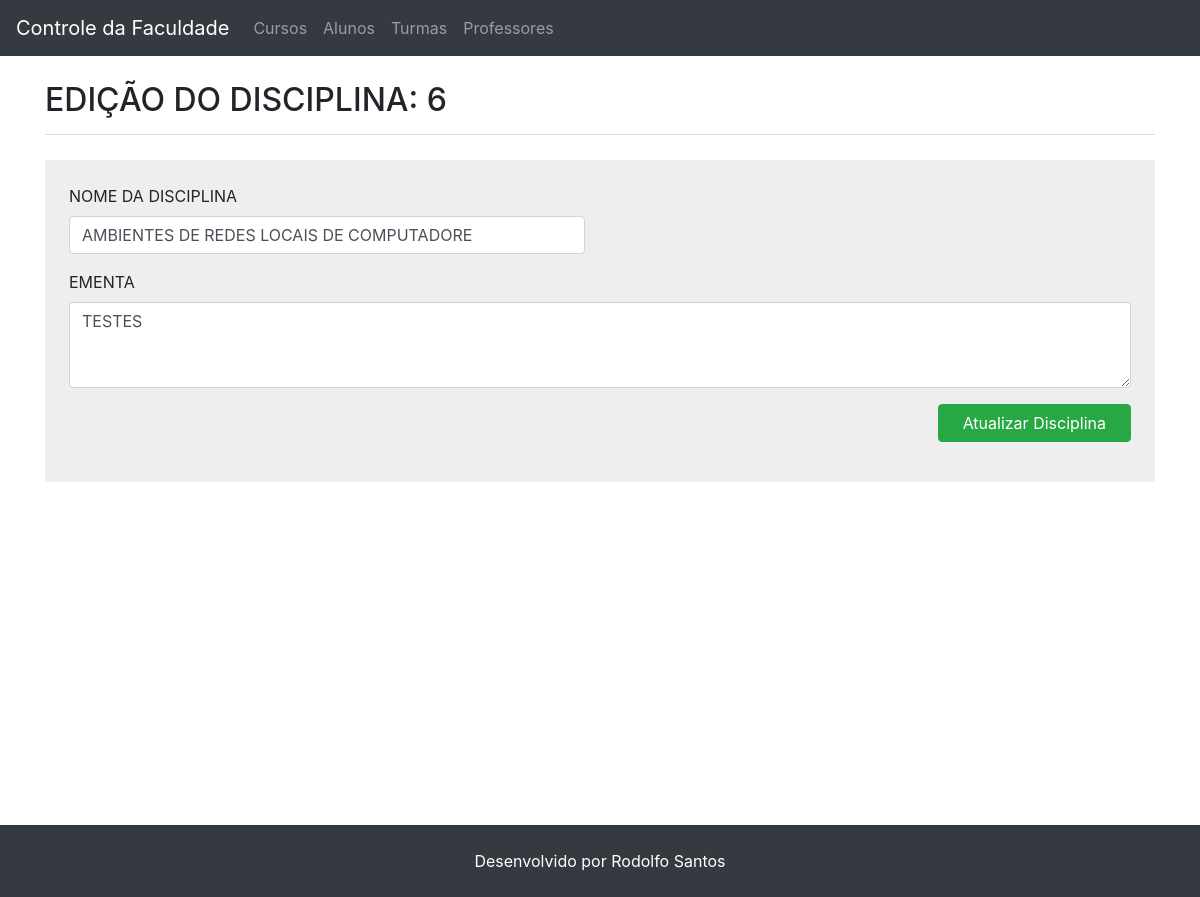
Page /?pagina=disciplina_edit&id_disciplina=6&nome_curso=BANCO DE DADOS on the committed database.
### tables this page shows
CREATE TABLE `disciplinas` (
  `ID_DISCIPLINA` int(11) NOT NULL,
  `NOME_DISCIPLINA` varchar(255) NOT NULL,
  `ID_CURSO` int(11) NOT NULL,
  `CARGA_HORARIA` int(11) NOT NULL,
  `EMENTA` text NOT NULL
);

### index.php (called while the page is built, shortened)
<?php
include 'header.php';
include 'router/routes.php';
include 'footer.php';

### views/disciplina_edit.php (the view, shortened to what this page needs)
<?php
$ID_DISCIPLINA = $_GET["id_disciplina"];
$query = "SELECT * FROM DISCIPLINAS WHERE ID_DISCIPLINA = $ID_DISCIPLINA";
$consulta_disciplina = mysqli_query($conexao, $query);
?>
<?php while($linha = mysqli_fetch_array($consulta_disciplina)) { ?>
<h1>
    Edição do Disciplina: <?= $linha["ID_DISCIPLINA"]; ?>
</h1>
<form method="post" action="services/alter/disciplina.php" class="mb-4 pb-4 bg-muted p-4">
  <div class="row">
    <div class="form-group col-6">
      <label for="nome">NOME DA DISCIPLINA</label>
      <input type="text" class="form-control" id="nome" name="nome" required placeholder="Nome da Disciplina" value="<?= $linha["NOME_DISCIPLINA"]?>">
    </div>
    <div class="form-group col-12">
        <label for="ementa">EMENTA</label>
        <textarea class="form-control" id="ementa" name="ementa" rows="3"><?= $linha["EMENTA"]?></textarea>
    </div>
  </div>
  <div class="row">
    <div class="form-group col-12 d-flex justify-content-end">
        <button type="submit" class="btn btn-success px-4">Atualizar Disciplina</button>
    </div>
  </div>
</form>
<?php } ?>

### assets/custom.css (style rules this page uses)
.bg-muted { background-color: #eee; }
h1 { text-transform: uppercase; margin-top: 25px; margin-bottom: 25px; padding-bottom: 15px; font-size: 2em; border-bottom: 1px solid #ddd; }

### rows in the picture
disciplinas: ID_DISCIPLINA "6", nome "AMBIENTES DE REDES LOCAIS DE COMPUTADORE", ementa "TESTES"
